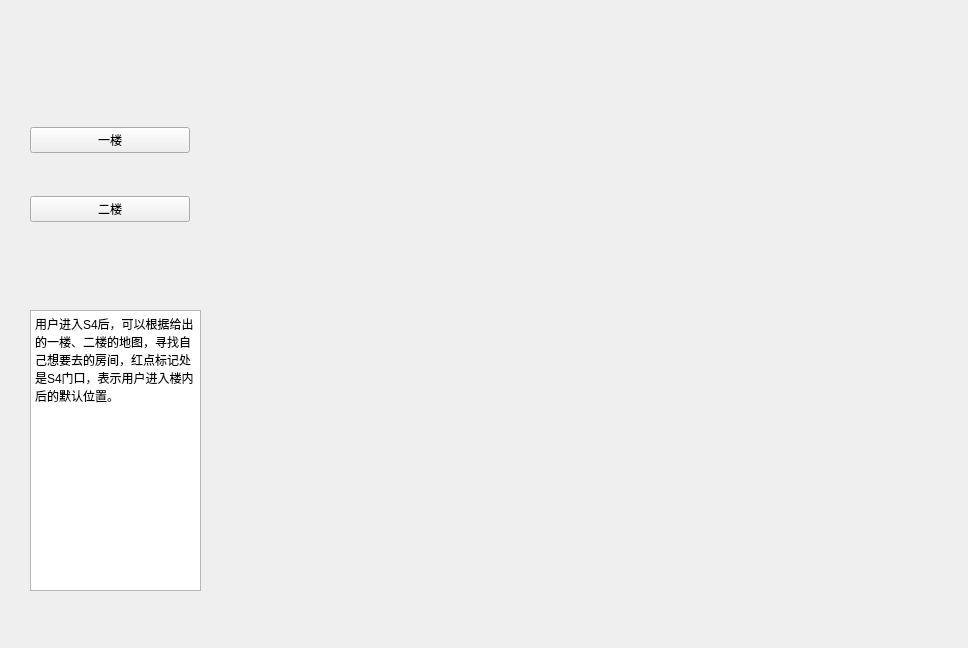
<?xml version="1.0" encoding="UTF-8"?>
<ui version="4.0">
 <class>insideWidget</class>
 <widget class="QWidget" name="insideWidget">
  <property name="geometry">
   <rect>
    <x>0</x>
    <y>0</y>
    <width>968</width>
    <height>648</height>
   </rect>
  </property>
  <property name="windowTitle">
   <string>Form</string>
  </property>
  <widget class="QWidget" name="verticalLayoutWidget">
   <property name="geometry">
    <rect>
     <x>30</x>
     <y>90</y>
     <width>160</width>
     <height>171</height>
    </rect>
   </property>
   <layout class="QVBoxLayout" name="verticalLayout">
    <item>
     <widget class="QPushButton" name="pushButton">
      <property name="text">
       <string>一楼</string>
      </property>
     </widget>
    </item>
    <item>
     <widget class="QPushButton" name="pushButton_2">
      <property name="text">
       <string>二楼</string>
      </property>
     </widget>
    </item>
   </layout>
  </widget>
  <widget class="QStackedWidget" name="stackedWidget">
   <property name="geometry">
    <rect>
     <x>230</x>
     <y>30</y>
     <width>691</width>
     <height>571</height>
    </rect>
   </property>
   <widget class="QWidget" name="page">
    <property name="styleSheet">
     <string notr="true">image: url(:/image/S4_1.jpg);</string>
    </property>
   </widget>
   <widget class="QWidget" name="page_2">
    <property name="styleSheet">
     <string notr="true">image: url(:/image/S4_2.jpg);</string>
    </property>
   </widget>
  </widget>
  <widget class="QTextEdit" name="textEdit">
   <property name="geometry">
    <rect>
     <x>30</x>
     <y>310</y>
     <width>171</width>
     <height>281</height>
    </rect>
   </property>
   <property name="html">
    <string>&lt;!DOCTYPE HTML PUBLIC &quot;-//W3C//DTD HTML 4.0//EN&quot; &quot;http://www.w3.org/TR/REC-html40/strict.dtd&quot;&gt;
&lt;html&gt;&lt;head&gt;&lt;meta name=&quot;qrichtext&quot; content=&quot;1&quot; /&gt;&lt;style type=&quot;text/css&quot;&gt;
p, li { white-space: pre-wrap; }
&lt;/style&gt;&lt;/head&gt;&lt;body style=&quot; font-family:'SimSun'; font-size:9pt; font-weight:400; font-style:normal;&quot;&gt;
&lt;p style=&quot; margin-top:0px; margin-bottom:0px; margin-left:0px; margin-right:0px; -qt-block-indent:0; text-indent:0px;&quot;&gt;用户进入S4后，可以根据给出的一楼、二楼的地图，寻找自己想要去的房间，红点标记处是S4门口，表示用户进入楼内后的默认位置。&lt;/p&gt;&lt;/body&gt;&lt;/html&gt;</string>
   </property>
  </widget>
 </widget>
 <resources/>
 <connections/>
</ui>
